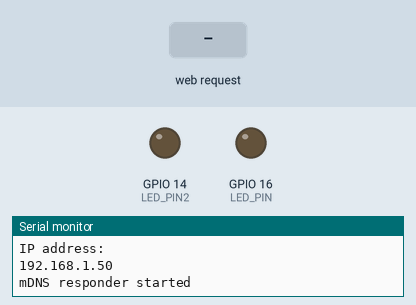
A sketch run on a simulated ESP8266 (NodeMCU). On the bench: output pins drawn as LEDs (lit = HIGH), the last lines printed to the serial monitor. The test bench sets the inputs (shaded band). WiFi joins after 1.5 s; servers stay silent unless stated.

Above: at 2.7 s.
2.8 s: HTTP request GET /led/1 received
At 3.5 s:
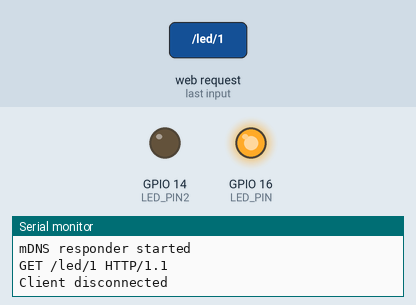
4.3 s: HTTP request GET /led/4 received
At 4.6 s:
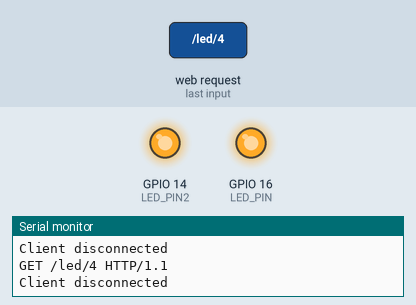
5.8 s: HTTP request GET /led/0 received
At 7.0 s:
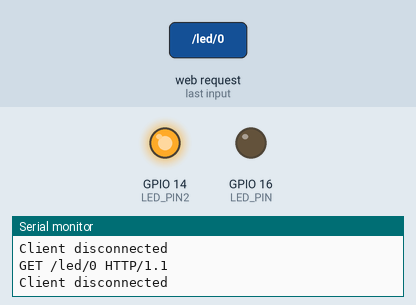
7.3 s: HTTP request GET /led/3 received
At 8.1 s:
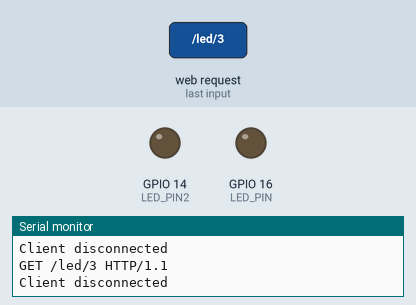
Timing chart, 0 to 9.8 s (numbered marks = the images above; inputs shaded):
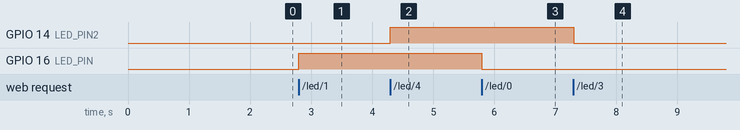

The sketch:

NodeMCU_Infinitum_prueba1_1.ino
```cpp
#include <ESP8266WiFi.h>
#include <ESP8266mDNS.h>

//Configuracion Wi-Fi
const char wifissid[] = "Wifil";
const char wifipsk[] = "123456789";

//LED Definitions
const int LED_PIN = 16; //The one onboard
const int LED_PIN2 = 14;//El GPIO14
//

const int ANALOG_PIN = A0; //Analog pin
const int DIGITAL_PIN = 12; //Digitial pin to be read

WiFiServer server(80);


void setup() {
  // put your setup code here, to run once:
  initHardWare();
  connectWiFi();
  server.begin();
  setupMDNS();
}


//· ····························· Mètodo Principal ·······································
void loop() {
  // Check if connected
  WiFiClient client = server.available();
  if (!client) {
    return;
  }

  //Read the first line of the req.
  String req = client.readStringUntil('\r');
  Serial.println(req);
  client.flush();

  //Match the request
  int vol = -1;
  int vol2 = -1;

  if (req.indexOf("/led/0") != -1)
     vol = 0;
  else if (req.indexOf("/led/1") != -1)
     vol = 1;
   else if (req.indexOf("/led/3")!=-1)
   vol2=0;
  else if(req.indexOf("/led/4")!=-1)
   vol2=1;

  else if (req.indexOf("/read") != -1)
     vol = -2;


  //Set GPIOS according to the req.
  if (vol >= 0 ){
     digitalWrite(LED_PIN, vol);
    }
    if (vol2 >=0) {
      digitalWrite(LED_PIN2,vol2);
    }


   client.flush();

   //Prepare html response

   String s = "HTTP/1.1 200 OK\r\n";
   s += "Content Type: text/html\r\n\r\n";
   s += "<!DOCTYPE HTML>\r\n<html>\r\n";

   //Print a message
   if (vol >= 0) {
    s += "Se encuentra: ";
    s += (vol)?"Encendido":"Apagado";
    s+= "<\br>";

   }else   if (vol2 >= 0) {

    s += "Se encuentra: ";
    s += (vol2)?"Encendido":"Apagado";

   }

   else if (vol == -2) {
    s += "Analog PIN = ";
    s += String(analogRead(ANALOG_PIN));
    s += "<br>";
    s += "Digital PIN 12 = ";
    s += String(digitalRead(DIGITAL_PIN));
   }   else if (vol2 == -2) {
    s += "Analog PIN = ";
    s += String(analogRead(ANALOG_PIN));
    s += "<br>";
    s += "Digital PIN 12 = ";
    s += String(digitalRead(DIGITAL_PIN));
   }
   else {
    s += "Invalid Request. <br> Try /led/1, /led/0 or /read";
   }
   s += "</html>\n";

   //send response to the client
   client.print(s);
   delay(1);
   Serial.println("Client disconnected");

}
// ······················· Fin del método principal


void connectWiFi() {
  byte ledStatus = LOW;
  Serial.println();
  Serial.println("Connecting to: " + String(wifissid));
  WiFi.mode(WIFI_STA);

  WiFi.begin(wifissid,wifipsk);

  while (WiFi.status() != WL_CONNECTED) {
    //Blink the LED
    digitalWrite(LED_PIN, ledStatus);
    ledStatus = (ledStatus == LOW) ? LOW : HIGH;

    delay(100);
  }
  Serial.println("WiFi Connected");
  Serial.println("IP address: ");
  Serial.println(WiFi.localIP());
  digitalWrite(16, LOW);

}

void setupMDNS()
{
  //Call mdns to setup mdns to pint to domain.local
  if (!MDNS.begin("thing"))
  {
    Serial.println("Error setting up MDNS responder!");
    while(1) {
      delay(1000);
    }
  }
  Serial.println("mDNS responder started");
}


//--- Configuración del sistema
void initHardWare()
{
  Serial.begin(115200);
  pinMode(DIGITAL_PIN, INPUT_PULLUP);
  pinMode(LED_PIN, OUTPUT);
  pinMode(LED_PIN2,OUTPUT);
  digitalWrite(LED_PIN, LOW);
  digitalWrite(LED_PIN2,LOW);
}
```

Measured:
- after the input at 2.8 s, GPIO 16 (LED_PIN): LOW → HIGH at once
- after the input at 4.3 s, GPIO 14 (LED_PIN2): LOW → HIGH at once
- after the input at 5.8 s, GPIO 16 (LED_PIN): HIGH → LOW at once
- after the input at 7.3 s, GPIO 14 (LED_PIN2): HIGH → LOW at once
